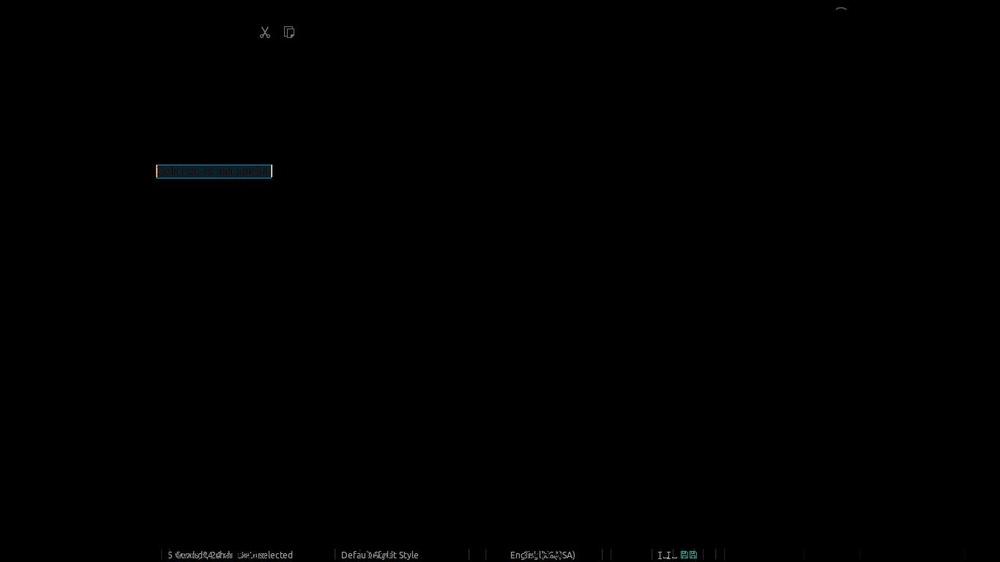
#> input picture diferencia.jpg, 1000 x 562 px, shrunk from 1366 x 768 before the run
$ python centerCountour.py --image ../diferencia.jpg   (older library calls are emulated)
#> lines starting #> are read from the running program, lines starting #| are printed output that depends on the picture; after the words box and inside, x2 and y2 are one past the last pixel; in counts of white or black regions, pixels touching at a corner belong together
import argparse
import imutils
import cv2

# construct the argument parse and parse the arguments
ap = argparse.ArgumentParser()
ap.add_argument("-i", "--image", required=True,
                help="path to the input image")
args = vars(ap.parse_args())


# load the image, convert it to grayscale, blur it slightly,
# and threshold it
image = cv2.imread(args["image"])
#> image is the input picture: shape (562, 1000, 3); mean B, G, R 0.4, 0.4, 0.3

hsv = cv2.cvtColor(image, cv2.COLOR_BGR2HSV)
#> hsv: shape (562, 1000, 3); mean H, S, V 1.3, 2.4, 0.5
#cv2.imshow('HSV Image',hsv)
#cv2.waitKey(0)

hue ,saturation ,value = cv2.split(hsv)


#gray = cv2.cvtColor(image, cv2.COLOR_BGR2GRAY)
cv2.imshow("g",saturation)
cv2.waitKey(0)
#blurred = cv2.GaussianBlur(gray, (5, 5), 0)
#cv2.imshow("r",blurred)
#cv2.waitKey(0)
thresh = cv2.threshold(saturation, 60, 255, cv2.THRESH_BINARY)[1]
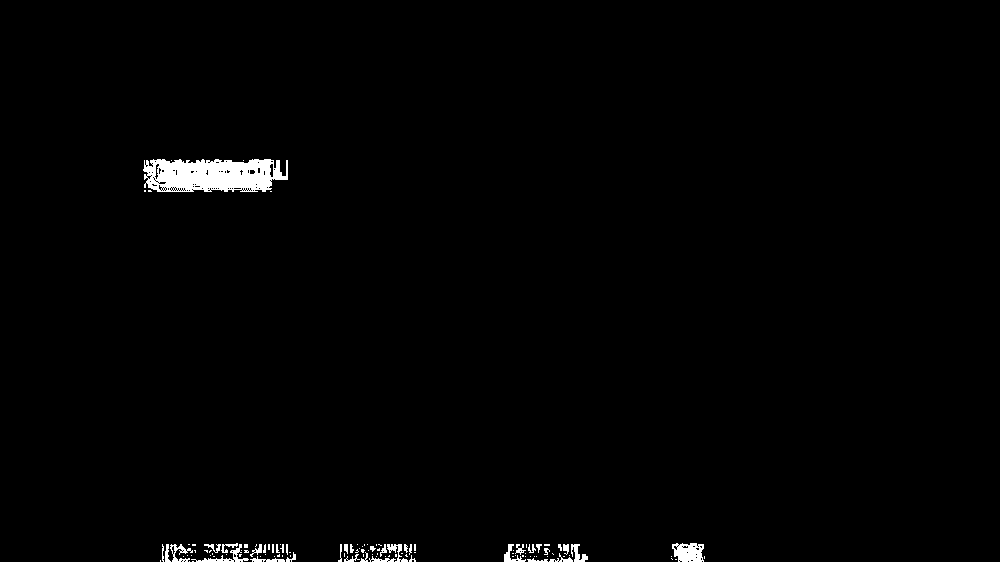
#> thresh: shape (562, 1000); 1.2% white; 115 white regions (79 under 20 px)
cv2.imshow("t",thresh)
cv2.waitKey(0)

# find contours in the thresholded image
cnts = cv2.findContours(thresh.copy(), cv2.RETR_EXTERNAL,cv2.CHAIN_APPROX_SIMPLE)
#> cnts = 115 contours, 94 with area under 20; largest, box (x1, y1, x2, y2) and area: (143, 159, 288, 192) 3816, (672, 543, 704, 562) 460, (191, 544, 249, 562) 150, (170, 544, 193, 562) 120, (571, 544, 588, 562) 102

cnts = cnts[0] if imutils.is_cv2() else cnts[1]
# loop over the contours
for c in cnts:
    # compute the center of the contour
    M = cv2.moments(c)
    #cX = int(M["m10"] / M["m00"])
    #cY = int(M["m01"] / M["m00"])

    # draw the contour and center of the shape on the image
    r = cv2.drawContours(image, [c], -1, (0, 255, 0), 2)
    #cv2.circle(image, (cX, cY), 7, (255, 255, 255), -1)
    #cv2.putText(image, "center", (cX - 20, cY - 20),cv2.FONT_HERSHEY_SIMPLEX, 0.5, (255, 255, 255), 2)

    # show the image
    cv2.imshow("Image", r)
    cv2.waitKey(0)
#> this loop made 115 passes
#> c on passes 1, 2, 3, 4, 5, 7, 8, 9, 10, 11, 12, 13: [[192, 561], [193, 561]], [[189, 561]], [[160, 560], [160, 561]], [[675, 559], [676, 559]], [[671, 558], [672, 559]], [[704, 556], [704, 558]], [[671, 556]], [[563, 556], [564, 556]], [[547, 556]], [[536, 556]], [[534, 556]], [[530, 556]]
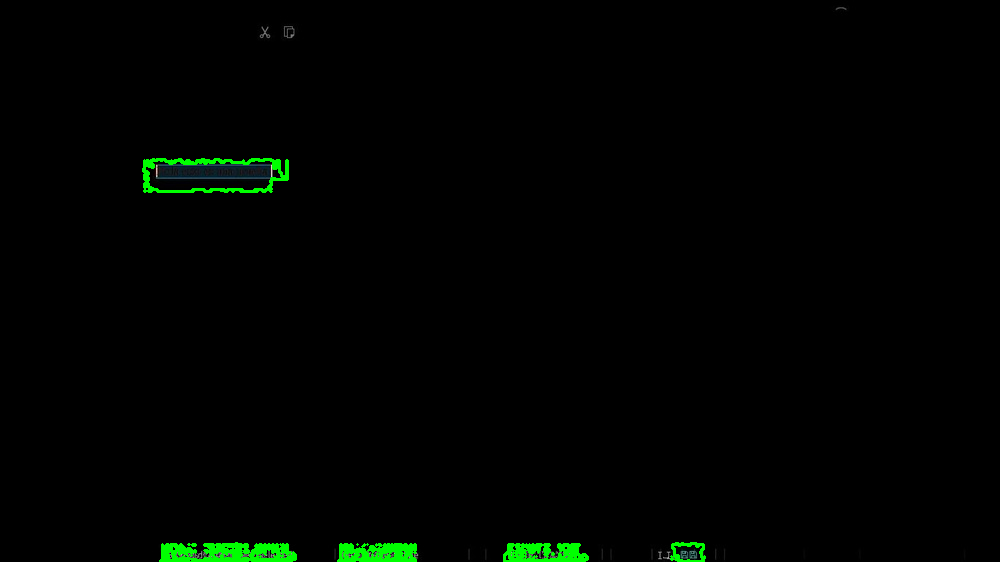
#> image: shape (562, 1000, 3); 1.11% of pixels changed, all inside (x1, y1, x2, y2) = (142, 158, 706, 562)
